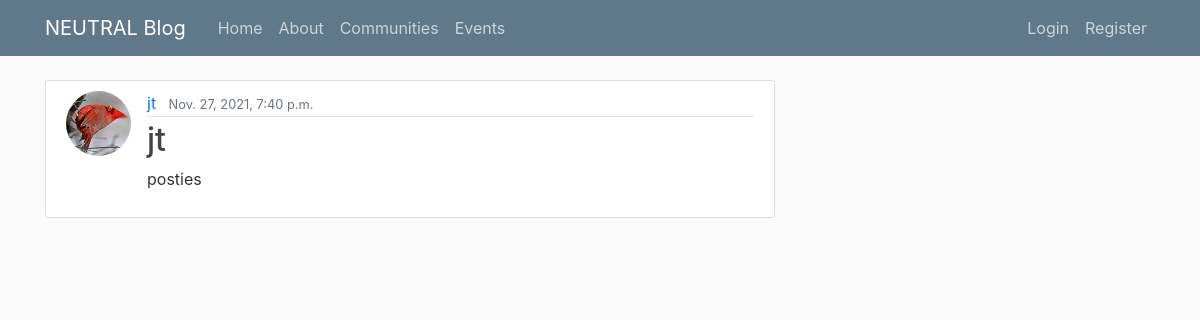
The page /post/30/ on the database its author committed.
### blog/models.py (models this page shows, shortened)
class Post(models.Model):
	title = models.CharField(max_length=200)
	content = models.TextField()
	date_posted = models.DateTimeField(default= timezone.now)
	author = models.ForeignKey(User, on_delete=models.CASCADE)
	community = models.TextField(default = 'all')

### users/models.py (models this page shows, shortened)
class Profile(models.Model):
	user = models.OneToOneField(User, on_delete=models.CASCADE)
	image = models.ImageField(default='default.jpg', upload_to = 'profile_pics')

### blog/views.py (the view)
# urls.py: path('post/<int:pk>/', PostDetailView.as_view() , name='post-detail'), #pk is the primary key of the post
class PostDetailView(DetailView):
	model = Post

### blog/templates/blog/post_detail.html (shortened to what this page needs)
{% extends "blog/base.html" %}
{% block content %}
		<article class="media content-section">
		  <img class = "rounded-circle article-img" src = "{{object.author.profile.image.url}}">
		  <div class="media-body">
		    <div class="article-metadata">
		      <a class="mr-2" href="{% url 'user-posts' object.author.username %}">{{ object.author }}</a>
		      <small class="text-muted">{{ object.date_posted }}</small>
		    </div>
		    <h2 class="article-title"> {{ object.title }}</h2>
		    <p class="article-content">{{ object.content }}</p>
		  </div>
		</article>
{% endblock content %}

### blog/static/blog/main.css (style rules this page uses)
body { background: #fafafa; color: #333333; margin-top: 5rem; }
h1, h2, h3, h4, h5, h6 { color: #444444; }
.content-section { background: #ffffff; padding: 10px 20px; border: 1px solid #dddddd; border-radius: 3px; margin-bottom: 20px; }
.article-title { color: #444444; }
.article-content { white-space: pre-line; }
.article-img { height: 65px; width: 65px; margin-right: 16px; }
.article-metadata { padding-bottom: 1px; margin-bottom: 4px; border-bottom: 1px solid #e3e3e3 }

### rows shown on the page
Post: author.profile.image (placeholder picture), author "jt", date_posted "Nov. 27, 2021, 7:40 p.m.", title "jt", content "posties"
